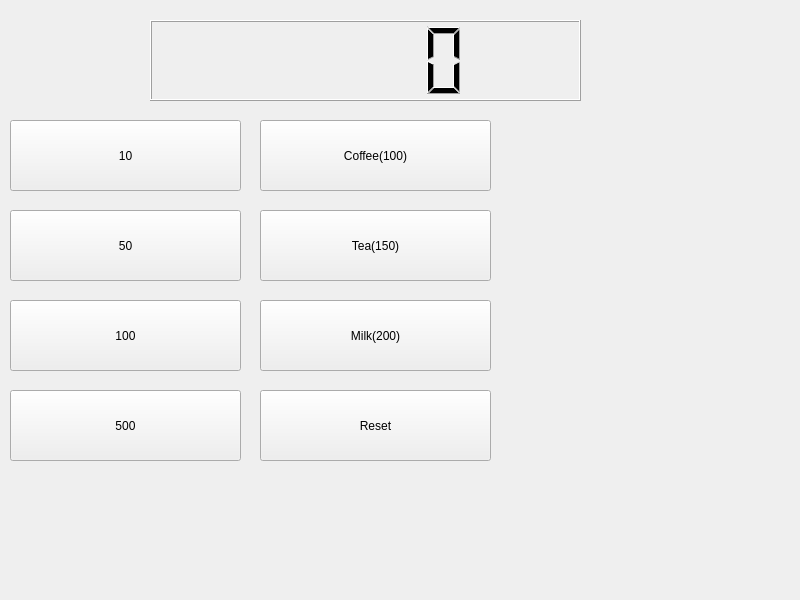
<?xml version="1.0" encoding="UTF-8"?>
<ui version="4.0">
 <class>Widget</class>
 <widget class="QWidget" name="Widget">
  <property name="geometry">
   <rect>
    <x>0</x>
    <y>0</y>
    <width>800</width>
    <height>600</height>
   </rect>
  </property>
  <property name="windowTitle">
   <string>Widget</string>
  </property>
  <widget class="QLCDNumber" name="lcdNumber">
   <property name="geometry">
    <rect>
     <x>150</x>
     <y>20</y>
     <width>431</width>
     <height>81</height>
    </rect>
   </property>
  </widget>
  <widget class="QPushButton" name="pb10">
   <property name="geometry">
    <rect>
     <x>10</x>
     <y>120</y>
     <width>231</width>
     <height>71</height>
    </rect>
   </property>
   <property name="text">
    <string>10</string>
   </property>
  </widget>
  <widget class="QPushButton" name="pb50">
   <property name="geometry">
    <rect>
     <x>10</x>
     <y>210</y>
     <width>231</width>
     <height>71</height>
    </rect>
   </property>
   <property name="text">
    <string>50</string>
   </property>
  </widget>
  <widget class="QPushButton" name="pb100">
   <property name="geometry">
    <rect>
     <x>10</x>
     <y>300</y>
     <width>231</width>
     <height>71</height>
    </rect>
   </property>
   <property name="text">
    <string>100</string>
   </property>
  </widget>
  <widget class="QPushButton" name="pb500">
   <property name="geometry">
    <rect>
     <x>10</x>
     <y>390</y>
     <width>231</width>
     <height>71</height>
    </rect>
   </property>
   <property name="text">
    <string>500</string>
   </property>
  </widget>
  <widget class="QPushButton" name="pbCoffee">
   <property name="geometry">
    <rect>
     <x>260</x>
     <y>120</y>
     <width>231</width>
     <height>71</height>
    </rect>
   </property>
   <property name="text">
    <string>Coffee(100)</string>
   </property>
  </widget>
  <widget class="QPushButton" name="pbTea">
   <property name="geometry">
    <rect>
     <x>260</x>
     <y>210</y>
     <width>231</width>
     <height>71</height>
    </rect>
   </property>
   <property name="text">
    <string>Tea(150)</string>
   </property>
  </widget>
  <widget class="QPushButton" name="pbMilk">
   <property name="geometry">
    <rect>
     <x>260</x>
     <y>300</y>
     <width>231</width>
     <height>71</height>
    </rect>
   </property>
   <property name="text">
    <string>Milk(200)</string>
   </property>
  </widget>
  <widget class="QPushButton" name="pbReset">
   <property name="geometry">
    <rect>
     <x>260</x>
     <y>390</y>
     <width>231</width>
     <height>71</height>
    </rect>
   </property>
   <property name="text">
    <string>Reset</string>
   </property>
  </widget>
 </widget>
 <resources/>
 <connections/>
</ui>
